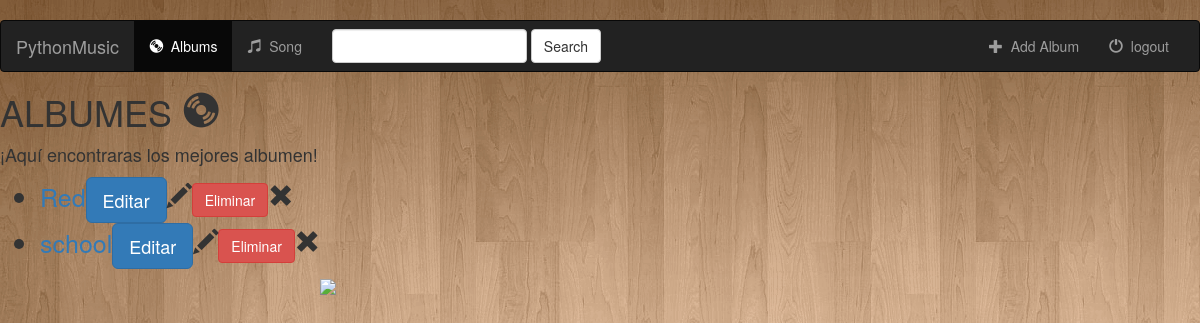
Before: /music/ with the older database file.
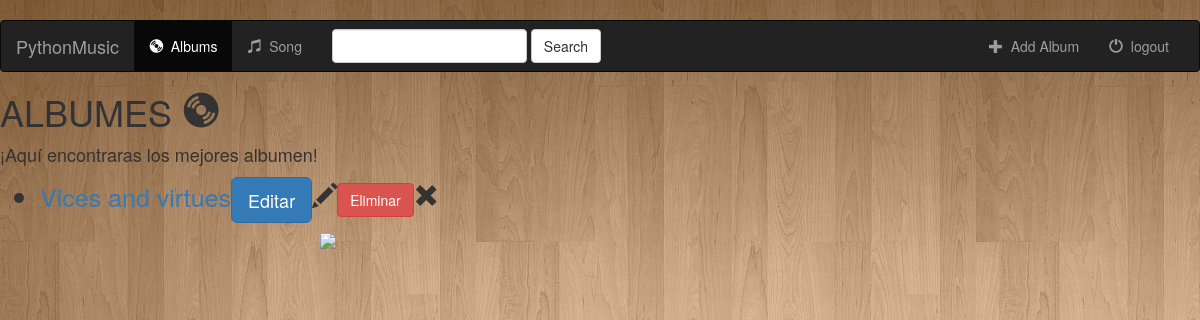
After: the same page with the newer database file.
### music/models.py (models this page shows, shortened)
class Album(models.Model):
    artist = models.CharField(max_length=250)
    album_title = models.CharField(max_length=500)
    genre = models.CharField(max_length=100)
    album_logo = models.FileField()

### music/views.py (the view)
class IndexView(generic.ListView):
    template_name = 'music/index.html'
    def get_queryset(self):
        return Album.objects.all()

### music/templates/music/index.html (shortened to what this page needs)
<!DOCTYPE html>
<html lang="en">
<head>
</head>
<body>
{% extends 'music/base.html' %}
{% block  body %}
    <h1>ALBUMES
    <span class="glyphicon glyphicon-cd" aria-hidden="true"></span>
    </h1>
    <p><font size="4">¡Aquí encontraras los mejores albumen!</font></p>
    <ul>
        {% for album in object_list %}
        <li style="font-size:25px"><a href = "{% url 'music:detail' album.id %}"> {{ album.album_title }}</a><button class="btn btn-primary btn-lg" type="submit"> Editar</button><span class="glyphicon glyphicon-pencil" aria-hidden="true"></span><button type="button" class="btn btn-danger">Eliminar</button><span class="glyphicon glyphicon-remove" aria-hidden="true"></span></li>
        {% endfor %}
   </ul>
<div id="OverviewText4">
  <img style="display:block;margin-left:320px" src="https://encrypted-tbn0.gstatic.com/images?q=tbn:ANd9GcQNLb3ZSMbUWzxND9q221N3gBtvSKVDi_Rpx7gZlD51OACPP7my" />
</div>
{% endblock %}

Changed rows visible on the page:
removed Album: album_title "Red"
changed Album: album_title "school" → "Vices and virtues"
